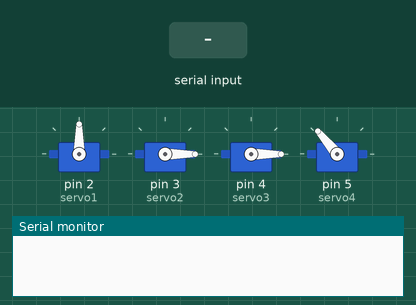
A sketch run on a simulated Arduino Uno, built with avr-gcc and run on an emulated ATmega328P. Parts: 4 × servo, the last lines printed to the serial monitor. The inputs (shaded band) are chosen by the test bench.

Above: at 1.2 s.
1.3 s: "1" received over Serial
At 2.27 s:
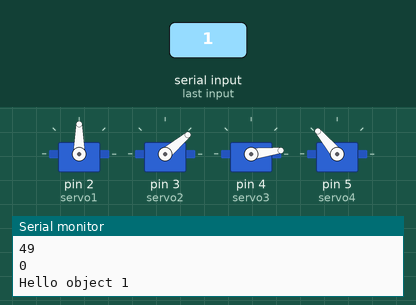
At 2.89 s:
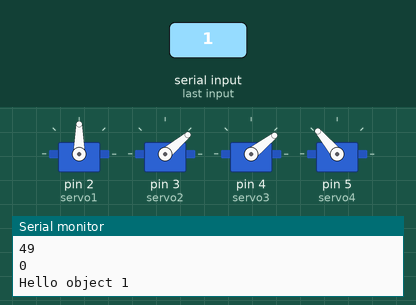
Timing chart, 0 to 15.4 s (numbered marks = the images above; inputs shaded):
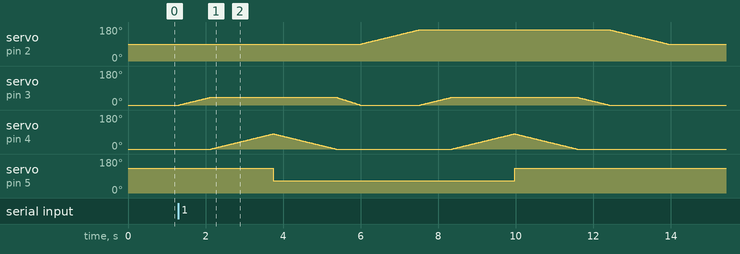

The sketch:

CiRA_arduinoarm.ino
```cpp
#include <Servo.h>

Servo servo1;
Servo servo2;
Servo servo3;
Servo servo4;

int value;
int loopcount = 0;
int pos = 0;

void setup() {
  Serial.begin(115200);
  servo1.attach(2);
  servo2.attach(3);
  servo3.attach(4);
  servo4.attach(5);

  //defaul form
  servo1.write(90);
  servo2.write(0);
  servo3.write(0);
  servo4.write(130);
}

void loop() {
  if(Serial.available() > 0){
    value = Serial.read();
    Serial.println(value);
    Serial.println(loopcount);
    if(loopcount >= 1){
      value = "";
      loopcount = 0;
    }
    else if(value == 49){
      Serial.println("Hello object 1");
      loopcount += 1;
      obj_1();
    }else if(value == 50){
      Serial.println("Hello object 2");
      loopcount += 1;
      obj_2();
    }
  }
}


void obj_1(){
  for (pos = 0; pos <= 40; pos += 1) {  //servo2
    servo2.write(pos);
    delay(20);
  }for (pos = 0; pos <= 80; pos += 1) { //servo3
    servo3.write(pos);
    delay(20);
  }servo4.write(65);for (pos = 80; pos >= 0; pos -= 1) {   //servo3
    servo3.write(pos);
    delay(20);
  }for (pos = 40; pos >= 0; pos -= 1) {   //servo2
    servo2.write(pos);
    delay(15);
  }for (pos = 90; pos <= 165; pos += 1) {   //servo1
    servo1.write(pos);
    delay(20);
  }for (pos = 0; pos <= 40; pos += 1) {  //servo2
    servo2.write(pos);
    delay(20);
  }for (pos = 0; pos <= 80; pos += 1) { //servo3
    servo3.write(pos);
    delay(20);
  }servo4.write(130);for (pos = 80; pos >= 0; pos -= 1) { //servo3
    servo3.write(pos);
    delay(20);
  }for (pos = 40; pos >= 0; pos -= 1) {  //servo2
    servo2.write(pos);
    delay(20);
  }for (pos = 165; pos >= 90; pos -= 1) {   //servo1
    servo1.write(pos);
    delay(20);
  }
}

void obj_2(){
  for (pos = 0; pos <= 40; pos += 1) {  //servo2
    servo2.write(pos);
    delay(20);
  }for (pos = 0; pos <= 80; pos += 1) { //servo3
    servo3.write(pos);
    delay(20);
  }servo4.write(65);for (pos = 80; pos >= 0; pos -= 1) {   //servo3
    servo3.write(pos);
    delay(20);
  }for (pos = 40; pos >= 0; pos -= 1) {   //servo2
    servo2.write(pos);
    delay(15);
  }for (pos = 90; pos >= 30; pos -= 1) {   //servo1
    servo1.write(pos);
    delay(20);
  }for (pos = 0; pos <= 40; pos += 1) {  //servo2
    servo2.write(pos);
    delay(20);
  }for (pos = 0; pos <= 80; pos += 1) { //servo3
    servo3.write(pos);
    delay(20);
  }servo4.write(130);for (pos = 80; pos >= 0; pos -= 1) { //servo3
    servo3.write(pos);
    delay(20);
  }for (pos = 40; pos >= 0; pos -= 1) {  //servo2
    servo2.write(pos);
    delay(20);
  }for (pos = 30; pos <= 90; pos += 1) {   //servo1
    servo1.write(pos);
    delay(20);
  }
}


void obj_3(){

}
```
